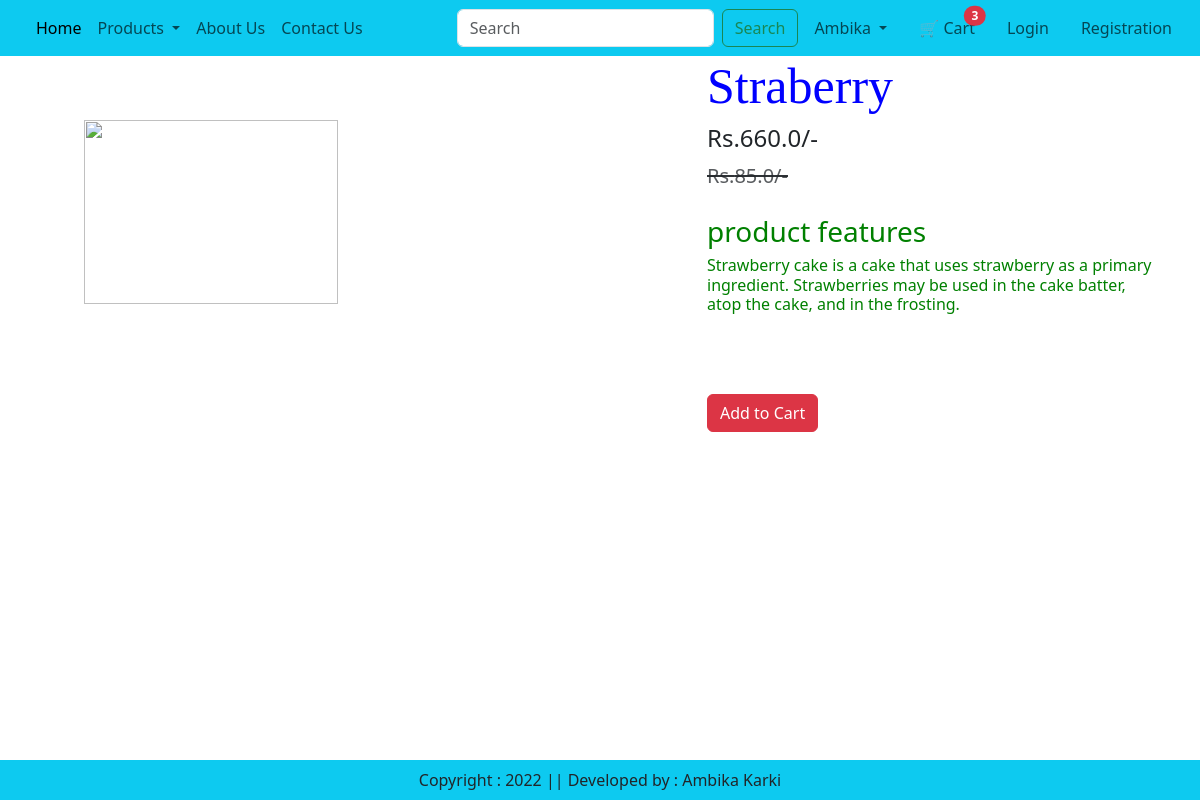
Page /product-all/9 (signed in) on the committed database.
### app/models.py (models this page shows, shortened)
class Products(models.Model):
    title=models.CharField(max_length=50)
    selling_price=models.FloatField()
    discount_price=models.FloatField()
    description=models.TextField()
    category=models.CharField(choices=CATEGORY_CHOICES,max_length=2)
    product_image = CloudinaryField('image')  # Replaces ImageField

### app/views.py (the view)
# urls.py: path("product-all/<int:pk>",views.ProductAll.as_view(),name="product-all"),
@method_decorator(login_required,name='dispatch')
class ProductAll(View):
    def get(self,request,pk):
        product=Products.objects.get(pk=pk)
        car_count=Carts.objects.filter(user=request.user).count() if request.user.is_authenticated else 0
        return render(request,"app/productall.html",{'product':product,'car_count':car_count})

### app/templates/app/productall.html (shortened to what this page needs)
{% extends 'app/index.html' %}
{% load static %}
{% block main-content %}
<div class="container">
    <div class="row flex justify-content-between">
        <div class="img2 col-lg-5 mt-5">
            <img src="{{product.product_image.url}}" class="image col-xs-6
            col-sm-12 col-lg-12 mt-3 text-sm-center w-75 h-75" alt="">
    </div>
    <div class="productdetail col-lg-5">
        <h1 style="font-family: Georgia; font-size:50px;">{{product.title}}</h1>
        <h4>Rs.{{product.discount_price}}/-</h4>
        <small class="text-decoration-line-through text-muted
        fs-5"><del>Rs.{{product.selling_price}}/-</small></del>
       <br><br> <h3 style="color:green;" >product features</h3>
        <h6 style="color:green;">{{product.description}}</h6>
        <br><br><br>
        <div class="d-grid gap-2">
            <form method="post " action="/add-to-cart">
        <button class="btn  btn-danger">Add to Cart</button>
        </form>
        </div>
    </div>
</div>
</div>
{% endblock main-content %}

### app/static/app/css/style.css (style rules this page uses)
h1 { color:blue; }

### rows in the picture
Products: title "Straberry", discount_price "660.0", selling_price "85.0", description "Strawberry cake is a cake that uses strawberry as a primary ingredient. Strawberries may be used in the cake batter, atop the cake, and in the frosting."

### other values in the picture
{{ car_count }} "3"
